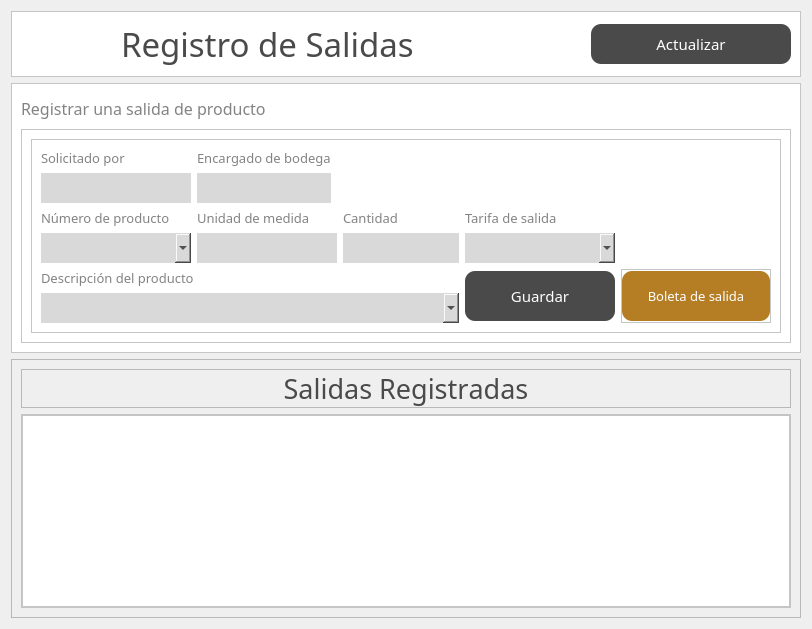
            <widget class="QWidget" name="tab_4">
             <attribute name="title">
              <string>Outcome</string>
             </attribute>
             <layout class="QVBoxLayout" name="verticalLayout_51">
              <item>
               <widget class="QFrame" name="frame_41">
                <property name="maximumSize">
                 <size>
                  <width>16777215</width>
                  <height>100</height>
                 </size>
                </property>
                <property name="styleSheet">
                 <string notr="true">background-color:white;</string>
                </property>
                <property name="frameShape">
                 <enum>QFrame::StyledPanel</enum>
                </property>
                <property name="frameShadow">
                 <enum>QFrame::Raised</enum>
                </property>
                <layout class="QHBoxLayout" name="horizontalLayout_23">
                 <property name="spacing">
                  <number>20</number>
                 </property>
                 <item>
                  <widget class="QLabel" name="label_42">
                   <property name="maximumSize">
                    <size>
                     <width>80</width>
                     <height>16777215</height>
                    </size>
                   </property>
                   <property name="text">
                    <string/>
                   </property>
                   <property name="pixmap">
                    <pixmap>icons/fa-outcome-gray.png</pixmap>
                   </property>
                   <property name="scaledContents">
                    <bool>true</bool>
                   </property>
                  </widget>
                 </item>
                 <item>
                  <widget class="QLabel" name="label_48">
                   <property name="font">
                    <font>
                     <family>candara</family>
                     <pointsize>25</pointsize>
                    </font>
                   </property>
                   <property name="styleSheet">
                    <string notr="true">color:#4A4A4A;</string>
                   </property>
                   <property name="text">
                    <string>Registro de Salidas</string>
                   </property>
                  </widget>
                 </item>
                 <item>
                  <widget class="QPushButton" name="btnOutcomeRefresh">
                   <property name="minimumSize">
                    <size>
                     <width>0</width>
                     <height>40</height>
                    </size>
                   </property>
                   <property name="maximumSize">
                    <size>
                     <width>200</width>
                     <height>16777215</height>
                    </size>
                   </property>
                   <property name="font">
                    <font>
                     <family>candara</family>
                     <pointsize>11</pointsize>
                    </font>
                   </property>
                   <property name="styleSheet">
                    <string notr="true">QPushButton{
background-color:#4A4A4A;
border:none;
color: white;
text-align: center;
padding: 0px 15px;
border-radius:10px;

}
QPushButton:hover{
	background-color:#007DDA;
	background-color: #56648F;
	
}</string>
                   </property>
                   <property name="text">
                    <string>Actualizar</string>
                   </property>
                  </widget>
                 </item>
                </layout>
               </widget>
              </item>
              <item>
               <widget class="QFrame" name="frame_42">
                <property name="minimumSize">
                 <size>
                  <width>0</width>
                  <height>250</height>
                 </size>
                </property>
                <property name="maximumSize">
                 <size>
                  <width>16777215</width>
                  <height>350</height>
                 </size>
                </property>
                <property name="styleSheet">
                 <string notr="true">background-color:white;</string>
                </property>
                <property name="frameShape">
                 <enum>QFrame::StyledPanel</enum>
                </property>
                <property name="frameShadow">
                 <enum>QFrame::Raised</enum>
                </property>
                <layout class="QVBoxLayout" name="verticalLayout_52">
                 <item>
                  <widget class="QLabel" name="label_49">
                   <property name="minimumSize">
                    <size>
                     <width>0</width>
                     <height>30</height>
                    </size>
                   </property>
                   <property name="maximumSize">
                    <size>
                     <width>16777215</width>
                     <height>30</height>
                    </size>
                   </property>
                   <property name="font">
                    <font>
                     <family>candara</family>
                     <pointsize>12</pointsize>
                    </font>
                   </property>
                   <property name="styleSheet">
                    <string notr="true">color:#838383;</string>
                   </property>
                   <property name="text">
                    <string>Registrar una salida de producto</string>
                   </property>
                  </widget>
                 </item>
                 <item>
                  <widget class="QFrame" name="frame_48">
                   <property name="frameShape">
                    <enum>QFrame::StyledPanel</enum>
                   </property>
                   <property name="frameShadow">
                    <enum>QFrame::Raised</enum>
                   </property>
                   <layout class="QHBoxLayout" name="horizontalLayout_26">
                    <item>
                     <widget class="QFrame" name="frame_49">
                      <property name="maximumSize">
                       <size>
                        <width>750</width>
                        <height>16777215</height>
                       </size>
                      </property>
                      <property name="frameShape">
                       <enum>QFrame::StyledPanel</enum>
                      </property>
                      <property name="frameShadow">
                       <enum>QFrame::Raised</enum>
                      </property>
                      <layout class="QGridLayout" name="gridLayout_8">
                       <item row="1" column="0">
                        <layout class="QVBoxLayout" name="verticalLayout_37">
                         <item>
                          <widget class="QLabel" name="label_53">
                           <property name="maximumSize">
                            <size>
                             <width>16777215</width>
                             <height>30</height>
                            </size>
                           </property>
                           <property name="font">
                            <font>
                             <family>candara</family>
                             <pointsize>10</pointsize>
                            </font>
                           </property>
                           <property name="styleSheet">
                            <string notr="true">color:#838383;</string>
                           </property>
                           <property name="text">
                            <string>Número de producto</string>
                           </property>
                          </widget>
                         </item>
                         <item>
                          <widget class="QComboBox" name="cmbOutcomeProductNumber">
                           <property name="minimumSize">
                            <size>
                             <width>150</width>
                             <height>30</height>
                            </size>
                           </property>
                           <property name="font">
                            <font>
                             <family>candara</family>
                            </font>
                           </property>
                           <property name="styleSheet">
                            <string notr="true">border:none;
background-color:#D9D9D9;</string>
                           </property>
                          </widget>
                         </item>
                        </layout>
                       </item>
                       <item row="1" column="1" colspan="2">
                        <layout class="QVBoxLayout" name="verticalLayout_36">
                         <item>
                          <widget class="QLabel" name="label_52">
                           <property name="maximumSize">
                            <size>
                             <width>16777215</width>
                             <height>30</height>
                            </size>
                           </property>
                           <property name="font">
                            <font>
                             <family>candara</family>
                             <pointsize>10</pointsize>
                            </font>
                           </property>
                           <property name="styleSheet">
                            <string notr="true">color:#838383;</string>
                           </property>
                           <property name="text">
                            <string>Unidad de medida</string>
                           </property>
                          </widget>
                         </item>
                         <item>
                          <widget class="QLineEdit" name="txtOutcomeProductUoM">
                           <property name="minimumSize">
                            <size>
                             <width>0</width>
                             <height>30</height>
                            </size>
                           </property>
                           <property name="font">
                            <font>
                             <family>candara</family>
                             <pointsize>11</pointsize>
                            </font>
                           </property>
                           <property name="styleSheet">
                            <string notr="true">background-color:#D9D9D9;
border:none;</string>
                           </property>
                           <property name="text">
                            <string/>
                           </property>
                          </widget>
                         </item>
                        </layout>
                       </item>
                       <item row="3" column="0" colspan="4">
                        <layout class="QVBoxLayout" name="verticalLayout_29">
                         <item>
                          <widget class="QLabel" name="label_36">
                           <property name="maximumSize">
                            <size>
                             <width>450</width>
                             <height>30</height>
                            </size>
                           </property>
                           <property name="font">
                            <font>
                             <family>candara</family>
                             <pointsize>10</pointsize>
                            </font>
                           </property>
                           <property name="styleSheet">
                            <string notr="true">color:#838383;</string>
                           </property>
                           <property name="text">
                            <string>Descripción del producto</string>
                           </property>
                          </widget>
                         </item>
                         <item>
                          <widget class="QComboBox" name="cmbOutcomeProductDescription">
                           <property name="minimumSize">
                            <size>
                             <width>0</width>
                             <height>30</height>
                            </size>
                           </property>
                           <property name="maximumSize">
                            <size>
                             <width>450</width>
                             <height>16777215</height>
                            </size>
                           </property>
                           <property name="styleSheet">
                            <string notr="true">border:none;
background-color:#D9D9D9;</string>
                           </property>
                           <property name="editable">
                            <bool>true</bool>
                           </property>
                          </widget>
                         </item>
                        </layout>
                       </item>
                       <item row="1" column="3">
                        <layout class="QVBoxLayout" name="verticalLayout_39">
                         <item>
                          <widget class="QLabel" name="label_55">
                           <property name="maximumSize">
                            <size>
                             <width>16777215</width>
                             <height>30</height>
                            </size>
                           </property>
                           <property name="font">
                            <font>
                             <family>candara</family>
                             <pointsize>10</pointsize>
                            </font>
                           </property>
                           <property name="styleSheet">
                            <string notr="true">color:#838383;</string>
                           </property>
                           <property name="text">
                            <string>Cantidad</string>
                           </property>
                          </widget>
                         </item>
                         <item>
                          <widget class="QLineEdit" name="txtOutcomeQty">
                           <property name="minimumSize">
                            <size>
                             <width>0</width>
                             <height>30</height>
                            </size>
                           </property>
                           <property name="font">
                            <font>
                             <family>candara</family>
                             <pointsize>11</pointsize>
                            </font>
                           </property>
                           <property name="styleSheet">
                            <string notr="true">background-color:#D9D9D9;
border:none;</string>
                           </property>
                           <property name="text">
                            <string/>
                           </property>
                          </widget>
                         </item>
                        </layout>
                       </item>
                       <item row="0" column="0">
                        <layout class="QVBoxLayout" name="verticalLayout_35">
                         <item>
                          <widget class="QLabel" name="label_51">
                           <property name="maximumSize">
                            <size>
                             <width>16777215</width>
                             <height>30</height>
                            </size>
                           </property>
                           <property name="font">
                            <font>
                             <family>candara</family>
                             <pointsize>10</pointsize>
                            </font>
                           </property>
                           <property name="styleSheet">
                            <string notr="true">color:#838383;</string>
                           </property>
                           <property name="text">
                            <string>Solicitado por</string>
                           </property>
                          </widget>
                         </item>
                         <item>
                          <widget class="QLineEdit" name="txtOutcomeRequestor">
                           <property name="minimumSize">
                            <size>
                             <width>0</width>
                             <height>30</height>
                            </size>
                           </property>
                           <property name="font">
                            <font>
                             <family>candara</family>
                             <pointsize>11</pointsize>
                            </font>
                           </property>
                           <property name="styleSheet">
                            <string notr="true">background-color:#D9D9D9;
border:none;</string>
                           </property>
                           <property name="text">
                            <string/>
                           </property>
                          </widget>
                         </item>
                        </layout>
                       </item>
                       <item row="0" column="1">
                        <layout class="QVBoxLayout" name="verticalLayout_43">
                         <item>
                          <widget class="QLabel" name="label_59">
                           <property name="maximumSize">
                            <size>
                             <width>16777215</width>
                             <height>30</height>
                            </size>
                           </property>
                           <property name="font">
                            <font>
                             <family>candara</family>
                             <pointsize>10</pointsize>
                            </font>
                           </property>
                           <property name="styleSheet">
                            <string notr="true">color:#838383;</string>
                           </property>
                           <property name="text">
                            <string>Encargado de bodega</string>
                           </property>
                          </widget>
                         </item>
                         <item>
                          <widget class="QLineEdit" name="txtOutcomeRecordedBy">
                           <property name="minimumSize">
                            <size>
                             <width>0</width>
                             <height>30</height>
                            </size>
                           </property>
                           <property name="font">
                            <font>
                             <family>candara</family>
                             <pointsize>11</pointsize>
                            </font>
                           </property>
                           <property name="styleSheet">
                            <string notr="true">background-color:#D9D9D9;
border:none;</string>
                           </property>
                           <property name="text">
                            <string/>
                           </property>
                          </widget>
                         </item>
                        </layout>
                       </item>
                       <item row="1" column="4">
                        <layout class="QVBoxLayout" name="verticalLayout_40">
                         <item>
                          <widget class="QLabel" name="label_56">
                           <property name="maximumSize">
                            <size>
                             <width>16777215</width>
                             <height>30</height>
                            </size>
                           </property>
                           <property name="font">
                            <font>
                             <family>candara</family>
                             <pointsize>10</pointsize>
                            </font>
                           </property>
                           <property name="styleSheet">
                            <string notr="true">color:#838383;</string>
                           </property>
                           <property name="text">
                            <string>Tarifa de salida</string>
                           </property>
                          </widget>
                         </item>
                         <item>
                          <widget class="QComboBox" name="cmbOutcomeFeeType">
                           <property name="minimumSize">
                            <size>
                             <width>150</width>
                             <height>30</height>
                            </size>
                           </property>
                           <property name="font">
                            <font>
                             <family>candara</family>
                            </font>
                           </property>
                           <property name="styleSheet">
                            <string notr="true">border:none;
background-color:#D9D9D9;</string>
                           </property>
                          </widget>
                         </item>
                        </layout>
                       </item>
                       <item row="3" column="4">
                        <widget class="QPushButton" name="btnSaveOutcome">
                         <property name="minimumSize">
                          <size>
                           <width>0</width>
                           <height>50</height>
                          </size>
                         </property>
                         <property name="maximumSize">
                          <size>
                           <width>250</width>
                           <height>16777215</height>
                          </size>
                         </property>
                         <property name="font">
                          <font>
                           <family>candara</family>
                           <pointsize>11</pointsize>
                          </font>
                         </property>
                         <property name="styleSheet">
                          <string notr="true">QPushButton{
background-color:#4A4A4A;
border:none;
color: white;
text-align: center;
padding: 0px 15px;
border-radius:10px;

}
QPushButton:hover{
	background-color:#007DDA;
	background-color: #56648F;
	
}</string>
                         </property>
                         <property name="text">
                          <string>Guardar</string>
                         </property>
                        </widget>
                       </item>
                       <item row="3" column="5">
                        <widget class="QFrame" name="frame_65">
                         <property name="minimumSize">
                          <size>
                           <width>150</width>
                           <height>10</height>
                          </size>
                         </property>
                         <property name="maximumSize">
                          <size>
                           <width>16777215</width>
                           <height>16777215</height>
                          </size>
                         </property>
                         <property name="frameShape">
                          <enum>QFrame::StyledPanel</enum>
                         </property>
                         <property name="frameShadow">
                          <enum>QFrame::Raised</enum>
                         </property>
                         <layout class="QHBoxLayout" name="horizontalLayout_39">
                          <property name="spacing">
                           <number>0</number>
                          </property>
                          <property name="leftMargin">
                           <number>0</number>
                          </property>
                          <property name="topMargin">
                           <number>0</number>
                          </property>
                          <property name="rightMargin">
                           <number>0</number>
                          </property>
                          <property name="bottomMargin">
                           <number>0</number>
                          </property>
                          <item>
                           <widget class="QPushButton" name="btnGetOutcomePaper">
                            <property name="minimumSize">
                             <size>
                              <width>0</width>
                              <height>50</height>
                             </size>
                            </property>
                            <property name="maximumSize">
                             <size>
                              <width>200</width>
                              <height>16777215</height>
                             </size>
                            </property>
                            <property name="font">
                             <font>
                              <family>candara</family>
                              <pointsize>10</pointsize>
                             </font>
                            </property>
                            <property name="styleSheet">
                             <string notr="true">QPushButton{
background-color:#B57E25;
border:none;
color: white;
text-align: center;
padding: 0px 15px;
border-radius:10px;

}
QPushButton:hover{
	background-color:#007DDA;
	background-color: #56648F;
	
}</string>
                            </property>
                            <property name="text">
                             <string>Boleta de salida</string>
                            </property>
                           </widget>
                          </item>
                         </layout>
                        </widget>
                       </item>
                      </layout>
                     </widget>
                    </item>
                   </layout>
                  </widget>
                 </item>
                </layout>
               </widget>
              </item>
              <item>
               <widget class="QFrame" name="frame_43">
                <property name="frameShape">
                 <enum>QFrame::StyledPanel</enum>
                </property>
                <property name="frameShadow">
                 <enum>QFrame::Raised</enum>
                </property>
                <layout class="QVBoxLayout" name="verticalLayout_38">
                 <item>
                  <widget class="QFrame" name="frame_44">
                   <property name="maximumSize">
                    <size>
                     <width>16777215</width>
                     <height>50</height>
                    </size>
                   </property>
                   <property name="frameShape">
                    <enum>QFrame::StyledPanel</enum>
                   </property>
                   <property name="frameShadow">
                    <enum>QFrame::Raised</enum>
                   </property>
                   <layout class="QHBoxLayout" name="horizontalLayout_24">
                    <property name="spacing">
                     <number>0</number>
                    </property>
                    <property name="leftMargin">
                     <number>0</number>
                    </property>
                    <property name="topMargin">
                     <number>0</number>
                    </property>
                    <property name="rightMargin">
                     <number>0</number>
                    </property>
                    <property name="bottomMargin">
                     <number>0</number>
                    </property>
                    <item>
                     <widget class="QLabel" name="label_54">
                      <property name="font">
                       <font>
                        <family>candara</family>
                        <pointsize>20</pointsize>
                        <weight>50</weight>
                        <bold>false</bold>
                        <kerning>false</kerning>
                       </font>
                      </property>
                      <property name="styleSheet">
                       <string notr="true">color:#4A4A4A;
</string>
                      </property>
                      <property name="text">
                       <string>Salidas Registradas</string>
                      </property>
                      <property name="alignment">
                       <set>Qt::AlignCenter</set>
                      </property>
                     </widget>
                    </item>
                   </layout>
                  </widget>
                 </item>
                 <item>
                  <widget class="QFrame" name="frame_45">
                   <property name="styleSheet">
                    <string notr="true">background-color:white;</string>
                   </property>
                   <property name="frameShape">
                    <enum>QFrame::StyledPanel</enum>
                   </property>
                   <property name="frameShadow">
                    <enum>QFrame::Raised</enum>
                   </property>
                   <layout class="QHBoxLayout" name="horizontalLayout_25">
                    <property name="spacing">
                     <number>0</number>
                    </property>
                    <property name="leftMargin">
                     <number>0</number>
                    </property>
                    <property name="topMargin">
                     <number>0</number>
                    </property>
                    <property name="rightMargin">
                     <number>0</number>
                    </property>
                    <property name="bottomMargin">
                     <number>0</number>
                    </property>
                    <item>
                     <widget class="QTableView" name="outcomeRecordsTable">
                      <property name="styleSheet">
                       <string notr="true"/>
                      </property>
                     </widget>
                    </item>
                   </layout>
                  </widget>
                 </item>
                </layout>
               </widget>
              </item>
             </layout>
            </widget>
